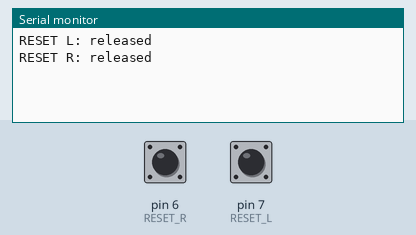
Bench run of a sketch on a simulated Arduino Uno, built with avr-gcc and run on an emulated ATmega328P. On the bench: the last lines printed to the serial monitor. The inputs (shaded band) are chosen by the test bench; at power-on: pin 6 (RESET_R) HIGH, pin 7 (RESET_L) HIGH.

Above: at 1.2 s.
1.3 s: pin 6 (RESET_R) pulled LOW for 0.15 s
At 1.43 s:
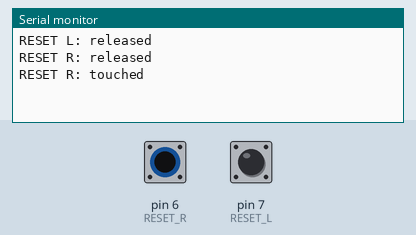
2.9 s: pin 7 (RESET_L) pulled LOW for 0.15 s
At 4.1 s:
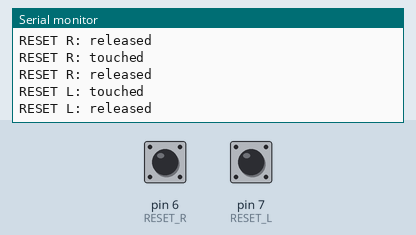

The sketch:

test_w_2_panasonic_PM45.ino
```cpp
/*
 * CIRCUIT
 *
 * Component:
 * - 1x Arduino micro;
 * - 2x Panasonic PM45 optical switch;
 *
 * Connect:
 * - Arduino pin 6 to the right Panasonic PM45 white cable (no physical pullup resistor)
 * - Arduino pin 7 to the left Panasonic PM45 white cable (no physical pullup resistor);
 * - Arduino GND pin to Panasonics PM45 blue cable;
 * - Arduino 5V pin to Panasonics PM45 brown cable;
 *
*/


// RESETS STUFF
#define RESET_L   7
#define RESET_R   6

bool resetL_cur_value =  false;
bool resetL_prev_value = false;
bool resetR_cur_value =  false;
bool resetR_prev_value = false;

// SETUP /////////////////////////////////////////////////////////////
void setup()
{
  // SERIAL STUFF
  Serial.begin(9600);
  while( !Serial ) { delay(1); }

  // RESETs STUFF
  pinMode(RESET_L, INPUT_PULLUP);
  pinMode(RESET_R, INPUT_PULLUP);
}

// LOOP //////////////////////////////////////////////////////////////
void loop()
{
  resetL_cur_value = digitalRead( RESET_L );
  resetR_cur_value = digitalRead( RESET_R );

  if( resetL_cur_value != resetL_prev_value ) {
    resetL_prev_value = resetL_cur_value;

    // panasonic sensors white cable (the one we are using) is active LOW
    if( !resetL_cur_value )
      Serial.println("RESET L: touched");
    else
      Serial.println("RESET L: released");
  }

  if( resetR_cur_value != resetR_prev_value ) {
    resetR_prev_value = resetR_cur_value;

    // panasonic sensors white cable (the one we are using) is active LOW
    if( !resetR_cur_value )
      Serial.println("RESET R: touched");
    else
      Serial.println("RESET R: released");
  }

  delay(10);
}
```

Measured:
- after the input at 1.3 s, the serial monitor: prints a new line at once (image 1)
- after the input at 2.9 s, the serial monitor: prints a new line at once (image 2)
